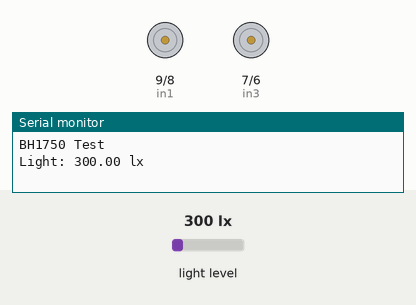
A sketch run on a simulated Arduino Uno, built with avr-gcc and run on an emulated ATmega328P. On the bench: motor-driver pin pairs drawn as motors (green arrow = first pin HIGH = forward, orange = second pin HIGH = backward, longer = more drive, scaled by the enable pin), the last lines printed to the serial monitor. The test bench sets the inputs (shaded band); at power-on: light level 300 lx.

Above: at 1.0 s.
At 7.5 s:
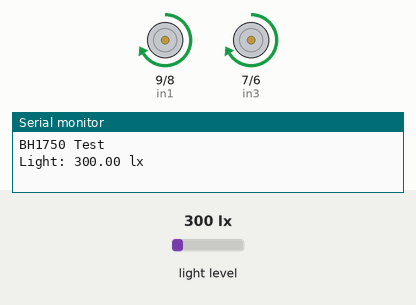
At 11.5 s:
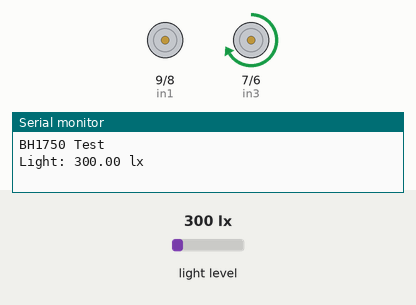
At 21.5 s:
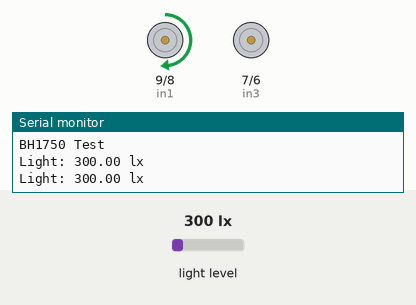
Timing chart, 0 to 23.4 s (numbered marks = the images above):
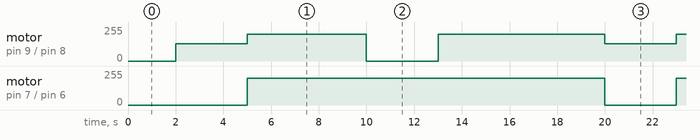

The sketch:

sketch_oct22a.ino
```cpp
#include <Wire.h>
#include <BH1750.h>
BH1750 lightMeter;
int in1 = 9;
int in2 = 8;
int in3 = 7;
int in4 = 6;
int enA = 10;
int enB = 5;
float lux;

void setup(){
  Serial.begin(9600);
  Wire.begin();
  lightMeter.begin();
  Serial.println(F("BH1750 Test"));
  pinMode(in1, OUTPUT);
  pinMode(in2, OUTPUT);
  pinMode(in3, OUTPUT);
  pinMode(in4, OUTPUT);
  pinMode(enA, OUTPUT);
  pinMode(enB, OUTPUT);
}

void loop() {
   lux = lightMeter.readLightLevel(true);

  Serial.print("Light: ");
  Serial.print(lux);
  Serial.println(" lx");
  //move()
      delay(2000);

  if (lux > 1000)
  {
     digitalWrite(in1, LOW);
    digitalWrite(in2, LOW);
    digitalWrite(in3, LOW);
    digitalWrite(in4, LOW);
    analogWrite(enA, 0);
    analogWrite(enB, 0);

    Serial.print(lux);
    Serial.println(" inside lx");
  }
  else
  {
   // forward();
   // delay(5000);
    right();
    delay(5000);
    left();
    delay(5000);
   // backwards();
   // delay(5000);


  }

}

void forward() {
      analogWrite(enA, 200);
    analogWrite(enB, 200);
 digitalWrite(in1, HIGH);
    digitalWrite(in2, LOW);
    digitalWrite(in3, HIGH);
    digitalWrite(in4, LOW);
}

void right() {
      analogWrite(enA, 130);
    analogWrite(enB, 130);
 digitalWrite(in1, HIGH);
    digitalWrite(in2, LOW);
    digitalWrite(in3, LOW);
    digitalWrite(in4, LOW);
    delay(3000);
    forward();
}
void left() {
      analogWrite(enA, 200);
    analogWrite(enB, 200);
 digitalWrite(in1, LOW);
    digitalWrite(in2, LOW);
    digitalWrite(in3, HIGH);
    digitalWrite(in4, LOW);
    delay(3000);
    forward();
}
void backwards() {
      analogWrite(enA, 130);
    analogWrite(enB, 130);
 digitalWrite(in2, HIGH);
    digitalWrite(in1, LOW);
    digitalWrite(in4, HIGH);
    digitalWrite(in3, LOW);
}
```

Measured:
- by itself, motor on pin 7 (in3) / pin 6 (in4): alternates forward 200/255 for 15.0 s and stopped for 3.0 s
- by itself, motor on pin 9 (in1) / pin 8 (in2): repeats every 18.0 s: forward 200/255 5.0 s, stopped 3.0 s, forward 200/255 7.0 s, forward 130/255 3.0 s
